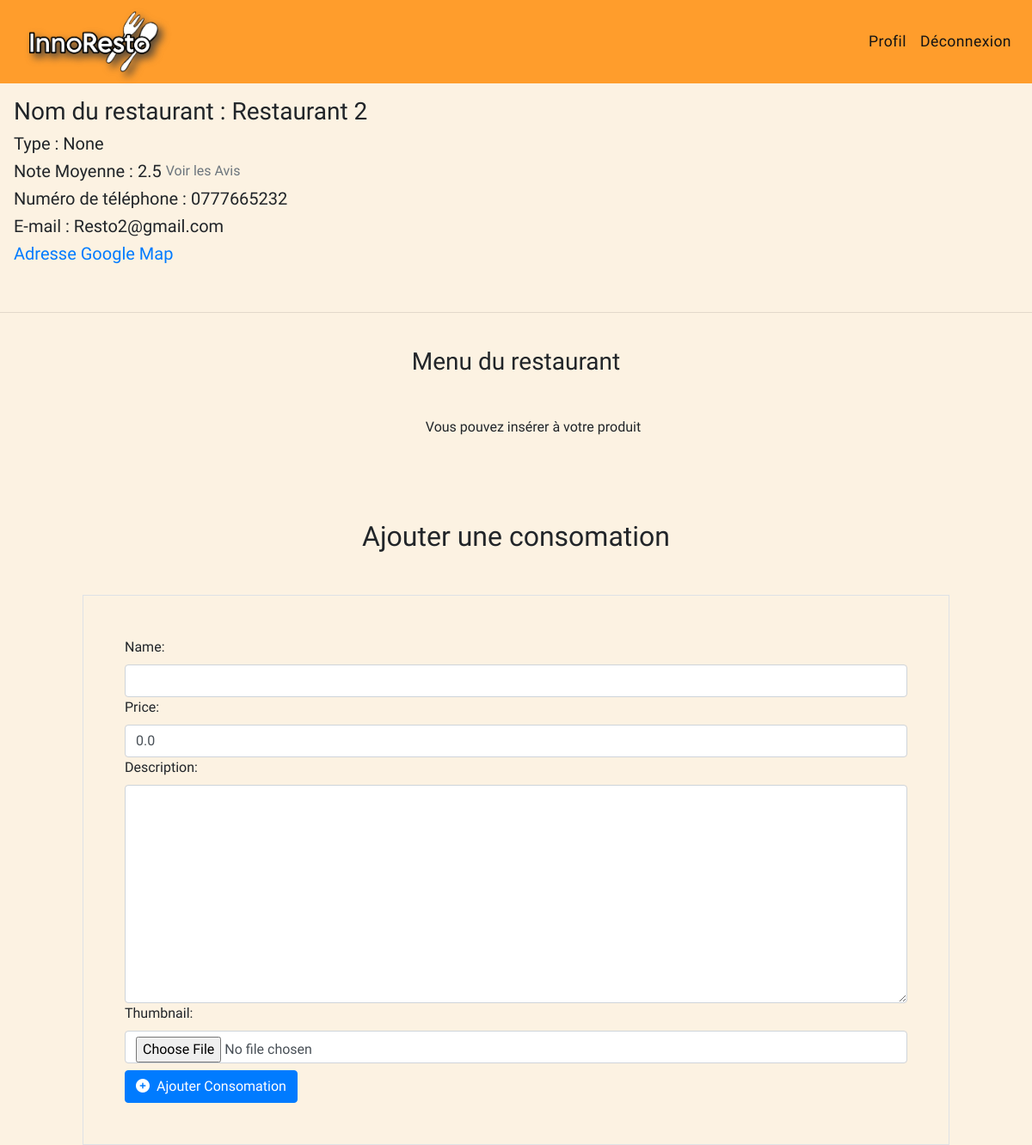
The page /register/restaurateur/espace_restaurant/5 (signed in) on the database as committed earlier.
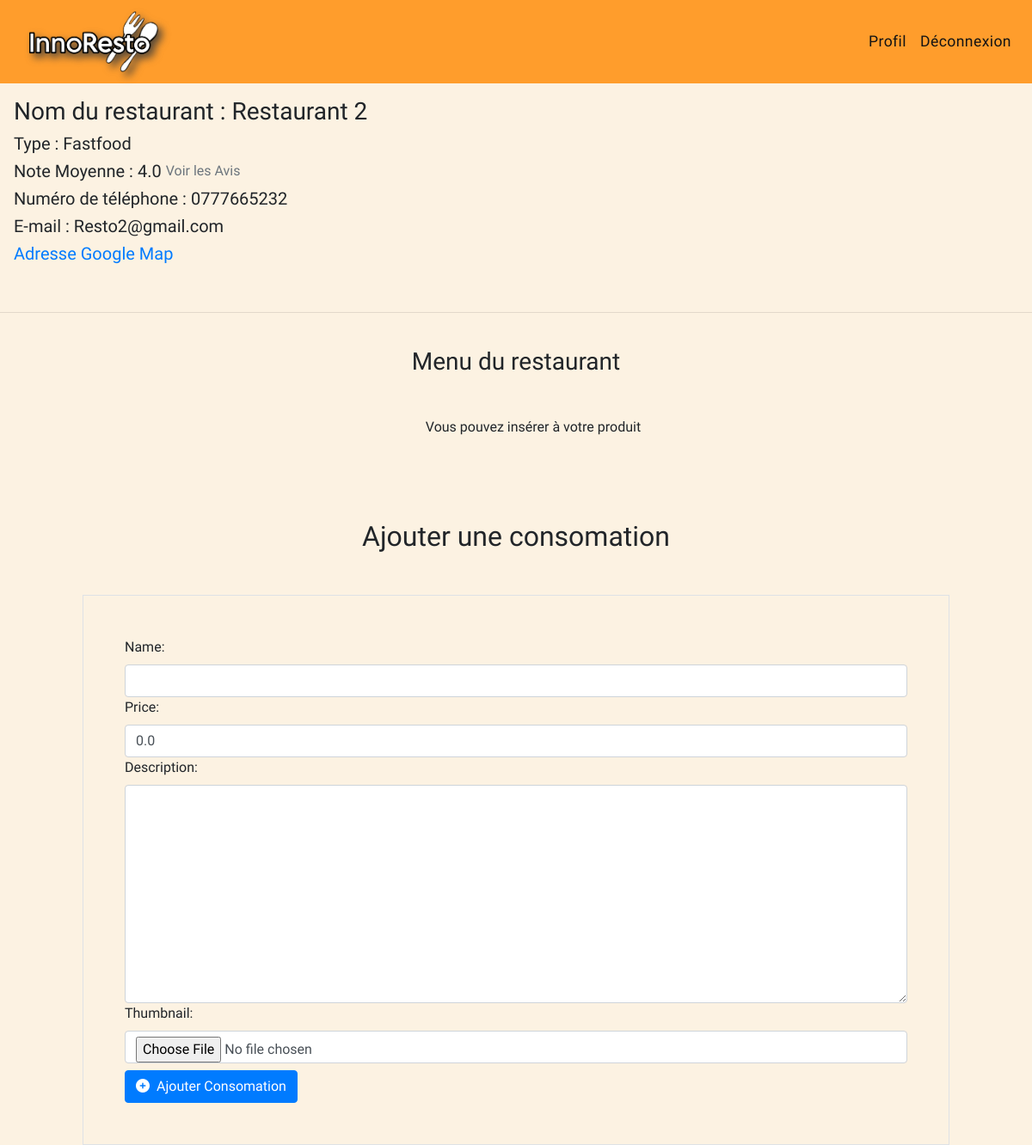
The same page on the database as committed later.
### app1/models.py (models this page shows, shortened)
class Restaurant(models.Model):
    proprietaire = models.ForeignKey('Restaurateur', on_delete=models.CASCADE, null=False, blank=True)
    resto_name = models.CharField(max_length=100)
    type = models.CharField(max_length=100, null=True, blank=True)
    phone_resto = models.CharField(max_length=15)
    mail_address = models.CharField(max_length=200)
    address = models.CharField(max_length=200)
    map_url = models.URLField(blank=True, null=True)
    moyenne = models.FloatField(default=2.5)

### app1/views.py (the view)
# urls.py: path('register/restaurateur/espace_restaurant/<int:pk>', views.espace_restaurant, name = 'espace_restaurant'),
def espace_restaurant(request, pk):
    resto = Restaurant.objects.get(id = pk)
    produits = Product.objects.filter(restaurant_id = resto.id)
    orders = Order.objects.filter(product__restaurant=resto, processed=False)
    num_orders = orders.count()
    reservations = Reservation.objects.filter(restaurant=resto, answered=False)
    num_reservations = reservations.count()
    form = ProduitForm()
    return render(request, 'app1/espace_restaurant.html', context={"form": form, "resto": resto, "produits": produits, "num_orders":num_orders, "num_reservations":num_reservations})

### app1/forms.py
class ProduitForm(forms.ModelForm):
    class Meta:
        model = Product
        fields = ['name', 'price', 'description', 'thumbnail']

### templates/app1/espace_restaurant.html (shortened to what this page needs)
{% extends 'base.html' %}
{% block content %}
<div class="left m-3">
        <h3>Nom du restaurant : {{resto.resto_name}}</h3>
        <h5>Type : {{resto.type}}</h5>
        <h5 style="float: left;margin-right: 5px;">Note Moyenne : {{resto.moyenne|floatformat:1}}</h5> <span class="d-block ml-2"><a class="d-inline  text-muted "  href="{%url 'avis_restaurant' resto.id %}">Voir les Avis</a></span>
        <h5 style="clear: both;">Numéro de téléphone :  {{resto.phone_resto}}</h5>
        <h5>E-mail : {{resto.mail_address}}</h5>
        <h5><a href="{{ resto.map_url }}">Adresse Google Map</a></h5>
</div>
<br><hr><br>
<div>
    <center>
        <h3>Menu du restaurant</h3>
    </center>
    <ul class="m-5">
        {% if produits%}
        {% for produit in produits %}
        <li style="display:block;clear:both;">
            {% if produit.thumbnail%}
                <div class="float-left mr-3 mt-2" style="width:150px; height:150px; overflow: hidden;">
                    <img src="{{ produit.thumbnail.url }}" alt="" height="" style="width:100%;object-fit: cover;">
                </div>
                {%else%}
            {%endif%}
            <a href="{% url 'supprimer_produit' produit.id%}" class="btn btn-danger float-right mt-5"><i class="fa-solid fa-trash mr-2" style="color: #ffffff;"> </i> Supprimer</a>
            <h3>{{produit.name}} : </h3>
            <h5>{{produit.price}} DA</h5>
            <p>{{produit.description}}</p>
        </li>
        {% endfor %}
        {% else %}
        <center>Vous pouvez insérer à votre produit</center>
        {%endif%}
    </ul>
</div>
<div class="m-5">
<br><br>
<center><h2>Ajouter une consomation </h2></center>
    <form method="POST" action="{% url 'ajout_produit' resto.id %}" class="border p-5 m-5" enctype="multipart/form-data">
        {{ form.as_div }}
        <button type="submit" class="btn btn-primary mt-2"><i class="fa-sharp fa-solid fa-circle-plus mr-2" style="color: #ffffff;"> </i>Ajouter Consomation</button>
    </form>
</div>
{% endblock %}

Rows that differ between the two databases and show on the page:
changed Restaurant "Restaurant 2": type "None" → "Fastfood"; moyenne "2.5" → "4.0"
